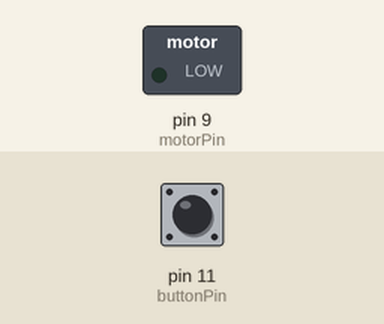
This sketch was run on a simulated Arduino Uno, built with avr-gcc and run on an emulated ATmega328P. On the bench: switched loads named in the sketch (green lamp = pin HIGH). Dashed ring = blinking. Inputs (shaded band) come from the test bench; at power-on: pin 11 (buttonPin) LOW.

Above: at 1.2 s.
1.3 s: pin 11 (buttonPin) pulled HIGH for 1 s
At 1.75 s:
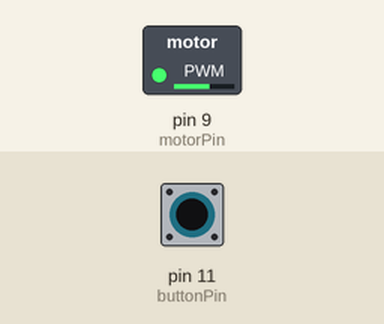
4.0 s: pin 11 (buttonPin) pulled HIGH for 0.15 s
At 4.7 s:
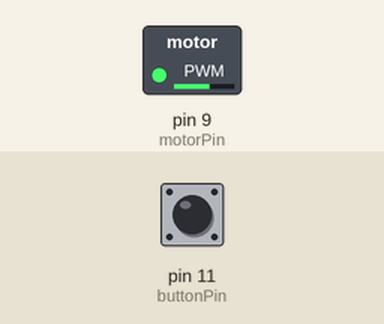
5.8 s: pin 11 (buttonPin) pulled HIGH for 3.2 s
At 9.5 s:
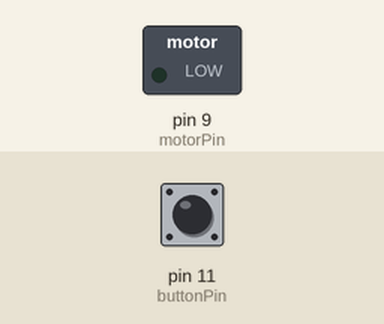
Timing chart, 0 to 11.0 s (numbered marks = the images above; inputs shaded):
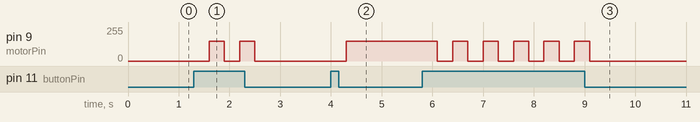

Measured:
- after the input at 1.3 s, pin 9 (motorPin): alternates 150/255 for 0.30 s and 0/255 for 0.30 s, 4 changes in all, then stays 0/255, starting after 0.30 s
- after the input at 4.0 s, pin 9 (motorPin): 0/255 → 150/255 after 0.30 s
- after the input at 5.8 s, pin 9 (motorPin): alternates 150/255 for 0.30 s and 0/255 for 0.30 s, 11 changes in all, then stays 0/255, starting after 0.30 s

The sketch:

Spinner.ino
```cpp
/*****************************************************
    SPINNER
    Spin a DC motor. Toggle the state of on/off with
    a switch.
    ***************************************************/

    // Store pins for components and a boolean to tell
    // whether motor is running or paused
    int buttonPin = 11;
    int motorPin = 9;
    int running = 0;

    // Set up input/output
    void setup() {
      pinMode(motorPin, OUTPUT);
      pinMode(buttonPin, INPUT);
    }

    void loop() {
      int buttonPressed = digitalRead(buttonPin);
      // If button is pressed, change state
      if(buttonPressed) {
        // Switch from on->off or off->on
        running = !running;
        // Debounce button
        delay(300);
      }
      // Run motor at medium speed
      // If motor is off, this command will do nothing
      analogWrite(motorPin, 150*running);
    }
```
